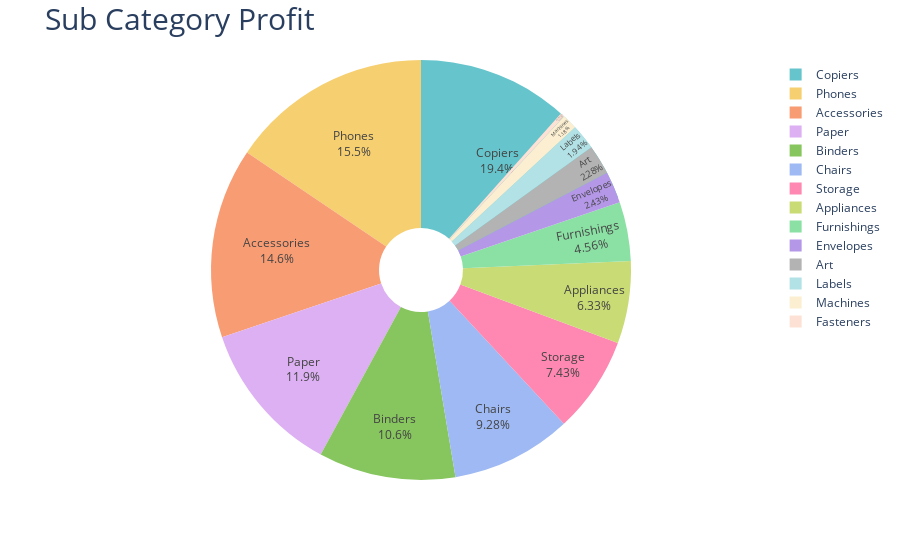

Write notebook code for a chart like this one.
### Code cell
grp=px.pie(subcategory_profit,names="Sub-Category",
                values="Profit",hole=.2,
           color_discrete_sequence=px.colors.qualitative.Pastel
                 )
grp.update_traces(textposition='inside',textinfo='percent+label')
grp.update_layout(title='Sub Category Profit',title_font=dict(size=30))
grp.show()

### Figure 1 — Plotly figure (JSON) as saved in the notebook; plotly's stock layout.template omitted (floating-point values rounded to 4 significant figures)
{"data": [{"domain": {"x": [0, 1], "y": [0, 1]}, "hole": 0.2, "hovertemplate": "Sub-Category=%{label}<br>Profit=%{value}<extra></extra>", "labels": ["Accessories", "Appliances", "Art", "Binders", "Bookcases", "Chairs", "Copiers", "Envelopes", "Fasteners", "Furnishings", "Labels", "Machines", "Paper", "Phones", "Storage", "Supplies", "Tables"], "legendgroup": "", "name": "", "showlegend": true, "textinfo": "percent+label", "textposition": "inside", "type": "pie", "values": [41940.0, 18140.0, 6528.0, 30220.0, -3473.0, 26590.0, 55620.0, 6964.0, 949.5, 13060.0, 5546.0, 3385.0, 34050.0, 44520.0, 21280.0, -1189.0, -17730.0]}], "layout": {"autosize": true, "legend": {"tracegroupgap": 0}, "margin": {"t": 60}, "piecolorway": ["rgb(102, 197, 204)", "rgb(246, 207, 113)", "rgb(248, 156, 116)", "rgb(220, 176, 242)", "rgb(135, 197, 95)", "rgb(158, 185, 243)", "rgb(254, 136, 177)", "rgb(201, 219, 116)", "rgb(139, 224, 164)", "rgb(180, 151, 231)", "rgb(179, 179, 179)"], "title": {"font": {"size": 30}, "text": "Sub Category Profit"}}}
